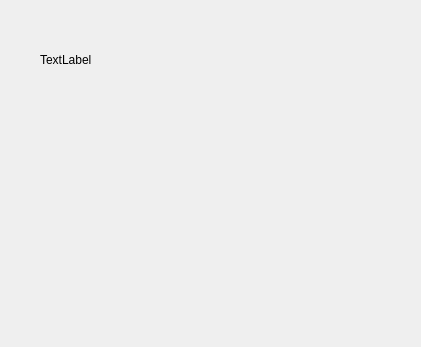
<?xml version="1.0" encoding="UTF-8"?>
<ui version="4.0">
 <class>MenuButton</class>
 <widget class="QWidget" name="MenuButton">
  <property name="geometry">
   <rect>
    <x>0</x>
    <y>0</y>
    <width>421</width>
    <height>347</height>
   </rect>
  </property>
  <property name="sizePolicy">
   <sizepolicy hsizetype="Fixed" vsizetype="Fixed">
    <horstretch>0</horstretch>
    <verstretch>0</verstretch>
   </sizepolicy>
  </property>
  <property name="windowTitle">
   <string>Form</string>
  </property>
  <widget class="QLabel" name="label">
   <property name="geometry">
    <rect>
     <x>40</x>
     <y>10</y>
     <width>300</width>
     <height>100</height>
    </rect>
   </property>
   <property name="sizePolicy">
    <sizepolicy hsizetype="Fixed" vsizetype="Fixed">
     <horstretch>0</horstretch>
     <verstretch>0</verstretch>
    </sizepolicy>
   </property>
   <property name="text">
    <string>TextLabel</string>
   </property>
  </widget>
 </widget>
 <resources/>
 <connections/>
</ui>
